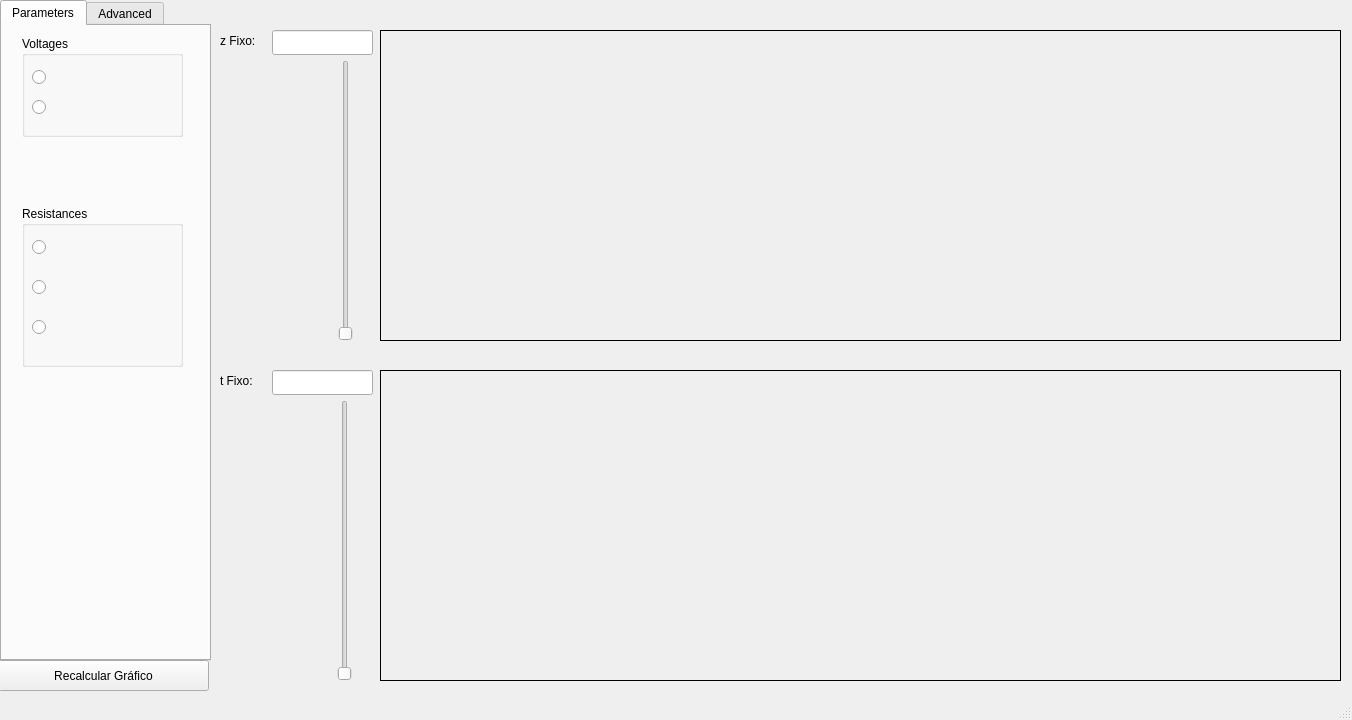
<?xml version="1.0" encoding="UTF-8"?>
<ui version="4.0">
 <class>TView</class>
 <widget class="QMainWindow" name="TView">
  <property name="geometry">
   <rect>
    <x>0</x>
    <y>0</y>
    <width>1352</width>
    <height>720</height>
   </rect>
  </property>
  <property name="windowTitle">
   <string>MainWindow</string>
  </property>
  <widget class="QWidget" name="TLines">
   <widget class="QTabWidget" name="tabWidget">
    <property name="geometry">
     <rect>
      <x>0</x>
      <y>0</y>
      <width>211</width>
      <height>661</height>
     </rect>
    </property>
    <property name="currentIndex">
     <number>0</number>
    </property>
    <widget class="QWidget" name="inPar">
     <attribute name="title">
      <string>Parameters</string>
     </attribute>
     <widget class="QGroupBox" name="Voltages">
      <property name="geometry">
       <rect>
        <x>20</x>
        <y>10</y>
        <width>161</width>
        <height>101</height>
       </rect>
      </property>
      <property name="autoFillBackground">
       <bool>false</bool>
      </property>
      <property name="title">
       <string>Voltages</string>
      </property>
      <widget class="QRadioButton" name="firstV">
       <property name="enabled">
        <bool>true</bool>
       </property>
       <property name="geometry">
        <rect>
         <x>10</x>
         <y>30</y>
         <width>112</width>
         <height>23</height>
        </rect>
       </property>
       <property name="autoFillBackground">
        <bool>false</bool>
       </property>
       <property name="text">
        <string notr="true"/>
       </property>
       <property name="iconSize">
        <size>
         <width>48</width>
         <height>48</height>
        </size>
       </property>
       <property name="shortcut">
        <string/>
       </property>
      </widget>
      <widget class="QRadioButton" name="secondV">
       <property name="geometry">
        <rect>
         <x>10</x>
         <y>60</y>
         <width>141</width>
         <height>23</height>
        </rect>
       </property>
       <property name="text">
        <string/>
       </property>
      </widget>
     </widget>
     <widget class="QGroupBox" name="Resistances">
      <property name="geometry">
       <rect>
        <x>20</x>
        <y>180</y>
        <width>161</width>
        <height>161</height>
       </rect>
      </property>
      <property name="title">
       <string>Resistances</string>
      </property>
      <widget class="QRadioButton" name="firstR">
       <property name="geometry">
        <rect>
         <x>10</x>
         <y>30</y>
         <width>112</width>
         <height>23</height>
        </rect>
       </property>
       <property name="text">
        <string/>
       </property>
      </widget>
      <widget class="QRadioButton" name="secondR">
       <property name="geometry">
        <rect>
         <x>10</x>
         <y>70</y>
         <width>112</width>
         <height>23</height>
        </rect>
       </property>
       <property name="text">
        <string/>
       </property>
      </widget>
      <widget class="QRadioButton" name="thirdR">
       <property name="geometry">
        <rect>
         <x>10</x>
         <y>110</y>
         <width>112</width>
         <height>23</height>
        </rect>
       </property>
       <property name="text">
        <string/>
       </property>
      </widget>
     </widget>
    </widget>
    <widget class="QWidget" name="advConf">
     <attribute name="title">
      <string>Advanced</string>
     </attribute>
     <widget class="QLabel" name="n_t">
      <property name="geometry">
       <rect>
        <x>13</x>
        <y>79</y>
        <width>40</width>
        <height>21</height>
       </rect>
      </property>
      <property name="text">
       <string>  n_t:  </string>
      </property>
     </widget>
     <widget class="QLabel" name="d_z">
      <property name="geometry">
       <rect>
        <x>13</x>
        <y>136</y>
        <width>37</width>
        <height>21</height>
       </rect>
      </property>
      <property name="text">
       <string>   dz:  </string>
      </property>
     </widget>
     <widget class="QLabel" name="d_T">
      <property name="geometry">
       <rect>
        <x>13</x>
        <y>23</y>
        <width>36</width>
        <height>21</height>
       </rect>
      </property>
      <property name="text">
       <string>   dt:  </string>
      </property>
     </widget>
     <widget class="QLabel" name="n_z">
      <property name="geometry">
       <rect>
        <x>13</x>
        <y>192</y>
        <width>38</width>
        <height>21</height>
       </rect>
      </property>
      <property name="text">
       <string>  n_z: </string>
      </property>
     </widget>
     <widget class="QLineEdit" name="nZ">
      <property name="geometry">
       <rect>
        <x>60</x>
        <y>192</y>
        <width>142</width>
        <height>25</height>
       </rect>
      </property>
     </widget>
     <widget class="QLineEdit" name="dZ">
      <property name="geometry">
       <rect>
        <x>60</x>
        <y>136</y>
        <width>142</width>
        <height>25</height>
       </rect>
      </property>
     </widget>
     <widget class="QLineEdit" name="dT">
      <property name="geometry">
       <rect>
        <x>60</x>
        <y>23</y>
        <width>142</width>
        <height>25</height>
       </rect>
      </property>
     </widget>
     <widget class="QLineEdit" name="nT">
      <property name="geometry">
       <rect>
        <x>60</x>
        <y>79</y>
        <width>142</width>
        <height>25</height>
       </rect>
      </property>
     </widget>
    </widget>
   </widget>
   <widget class="QLabel" name="zGraphic">
    <property name="geometry">
     <rect>
      <x>380</x>
      <y>30</y>
      <width>961</width>
      <height>311</height>
     </rect>
    </property>
    <property name="mouseTracking">
     <bool>false</bool>
    </property>
    <property name="tabletTracking">
     <bool>false</bool>
    </property>
    <property name="frameShape">
     <enum>QFrame::Box</enum>
    </property>
    <property name="lineWidth">
     <number>1</number>
    </property>
    <property name="text">
     <string/>
    </property>
   </widget>
   <widget class="QLineEdit" name="zLine">
    <property name="geometry">
     <rect>
      <x>272</x>
      <y>30</y>
      <width>101</width>
      <height>25</height>
     </rect>
    </property>
   </widget>
   <widget class="QLabel" name="z_Fixo">
    <property name="geometry">
     <rect>
      <x>220</x>
      <y>30</y>
      <width>51</width>
      <height>21</height>
     </rect>
    </property>
    <property name="text">
     <string>z Fixo:</string>
    </property>
   </widget>
   <widget class="QLabel" name="tGraphic">
    <property name="geometry">
     <rect>
      <x>380</x>
      <y>370</y>
      <width>961</width>
      <height>311</height>
     </rect>
    </property>
    <property name="frameShape">
     <enum>QFrame::Box</enum>
    </property>
    <property name="text">
     <string/>
    </property>
   </widget>
   <widget class="QLineEdit" name="tLine">
    <property name="geometry">
     <rect>
      <x>272</x>
      <y>370</y>
      <width>101</width>
      <height>25</height>
     </rect>
    </property>
   </widget>
   <widget class="QLabel" name="t_Fixo">
    <property name="geometry">
     <rect>
      <x>220</x>
      <y>370</y>
      <width>51</width>
      <height>21</height>
     </rect>
    </property>
    <property name="text">
     <string>t Fixo:</string>
    </property>
   </widget>
   <widget class="QPushButton" name="BtRecalcular">
    <property name="geometry">
     <rect>
      <x>-2</x>
      <y>660</y>
      <width>211</width>
      <height>31</height>
     </rect>
    </property>
    <property name="text">
     <string>Recalcular Gráfico</string>
    </property>
   </widget>
   <widget class="QSlider" name="SliderT">
    <property name="geometry">
     <rect>
      <x>329</x>
      <y>400</y>
      <width>31</width>
      <height>281</height>
     </rect>
    </property>
    <property name="orientation">
     <enum>Qt::Vertical</enum>
    </property>
   </widget>
   <widget class="QSlider" name="SliderZ">
    <property name="geometry">
     <rect>
      <x>330</x>
      <y>60</y>
      <width>31</width>
      <height>281</height>
     </rect>
    </property>
    <property name="orientation">
     <enum>Qt::Vertical</enum>
    </property>
   </widget>
  </widget>
  <widget class="QStatusBar" name="statusBar"/>
 </widget>
 <layoutdefault spacing="6" margin="11"/>
 <resources/>
 <connections/>
</ui>
